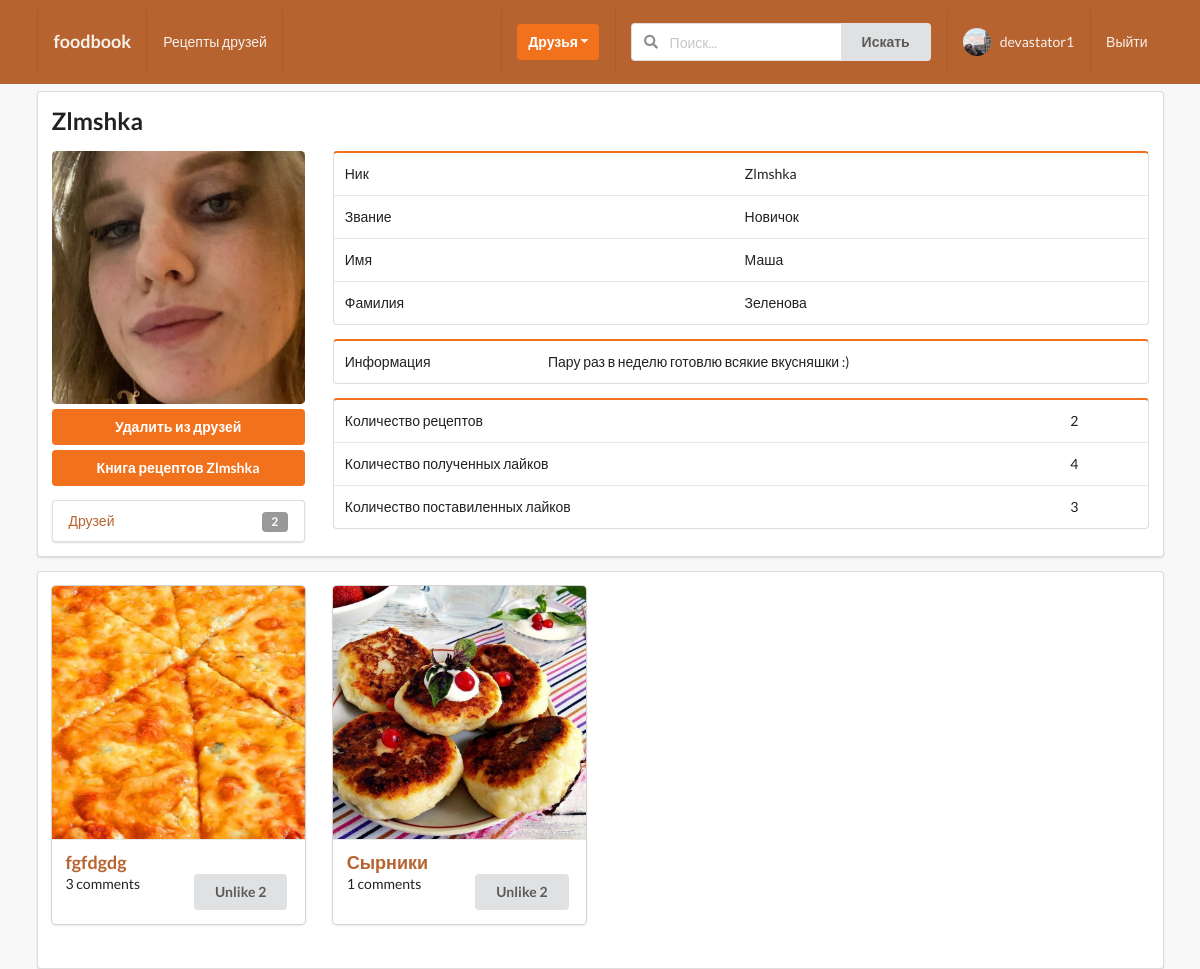
Screenshot of /profiles/fbb7b5fd/ (signed in) with the database file from the repository.
### profiles/models.py (models this page shows, shortened)
class Profile(models.Model):
    first_name = models.CharField(max_length=200, blank=True)
    second_name = models.CharField(max_length=200, blank=True)
    user = models.OneToOneField(User, on_delete=models.CASCADE)
    bio = models.TextField(default="no bio...", max_length=300)
    email = models.EmailField(max_length=200, blank=True)
    country = models.CharField(max_length=200, blank=True)
    avatar = models.ImageField(default='avatar.png', upload_to='avatars/')
    friends = models.ManyToManyField(User, blank=True, related_name='friends')
    profession = models.CharField(max_length=200, blank=True)
    slug = models.SlugField(unique=True, blank=True)
    updated = models.DateTimeField(auto_now=True)
    created = models.DateTimeField(auto_now_add=True)
    objects = ProfileManager()
    def get_absolute_url_foodbook(self):
        return reverse('posts:liked_posts_user_profile', kwargs={'slug': self.slug})
    def get_friends_no(self):
        return self.friends.all().count()
    def get_posts_no(self):
        return self.posts.all().count()
    def get_all_authors_posts(self):
        return self.posts.all()
    def get_likes_given_no(self):
        likes = self.like_set.all()
        total_liked = 0
        for item in likes:
            if item.value == 'Like':
                total_liked += 1
        return total_liked
    def get_likes_received_no(self):
        posts = self.posts.all()
        total_liked = 0
        for item in posts:
            total_liked += item.liked.all().count()
        return total_liked
    __initial_first_name = None
    __initial_second_name = None
    def __init__(self, *args, **kwargs):
        super().__init__(*args, **kwargs)
        self.__initial_first_name = self.first_name
        self.__initial_second_name = self.second_name

### posts/models.py (models this page shows, shortened)
class Post(models.Model):
    name = models.CharField(blank=True, max_length=100)
    content = models.TextField()
    image = models.ImageField(upload_to='posts', validators=[FileExtensionValidator(['png', 'jpg', 'jpeg'])],)
    liked = models.ManyToManyField(Profile, blank=True, related_name='likes')
    updated = models.DateTimeField(auto_now=True)
    created = models.DateTimeField(auto_now_add=True)
    author = models.ForeignKey(Profile, on_delete=models.CASCADE, related_name='posts')
    components = models.TextField(blank=True)
    def __str__(self):
        if len(self.name) > 10:
            return str(self.name[:10] + '...')
        else:
            return str(self.name)
    def num_likes(self):
        return self.liked.all().count()
    def num_comments(self):
        return self.comment_set.all().count()
    def get_absolute_url(self):
        return reverse('posts:detail-post', kwargs={'pk': self.pk})
    class Meta:
        ordering = ('-created',)

class Like(models.Model):
    user = models.ForeignKey(Profile, on_delete=models.CASCADE)
    post = models.ForeignKey(Post, on_delete=models.CASCADE)
    value = models.CharField(choices=LIKE_CHOICES, max_length=8)
    created = models.DateTimeField(auto_now_add=True)
    updated = models.DateTimeField(auto_now=True)

### profiles/views.py (the view)
# urls.py: path('<slug>/', ProfileDetailView.as_view(), name='profiles-detail-view'),
class ProfileDetailView(LoginRequiredMixin, DetailView):
    model = Profile
    template_name = 'profiles/detail.html'
    def get_context_data(self, *, object_list=None, **kwargs):
        context = super().get_context_data(**kwargs)
        user = User.objects.get(username__iexact=self.request.user)
        profile = Profile.objects.get(user=user)
        context['profile'] = profile
        rel_r = Relationship.objects.filter(sender=profile)
        rel_s = Relationship.objects.filter(receiver=profile)
        rel_receiver = []
        rel_sender = []
        for item in rel_r:
            rel_receiver.append(item.receiver.user)
        for item in rel_s:
            rel_sender.append(item.sender.user)
        context['rel_receiver'] = rel_receiver
        context['rel_sender'] = rel_sender
        context['posts'] = self.get_object().get_all_authors_posts()
        if len(context['posts']) == 0:
            context['is_empty'] = True
        context['len_post'] = True if len(self.get_object().get_all_authors_posts()) > 0 else False
        return context

### profiles/context_processor.py (called while the page is built)
def profile_pic(request):
    if request.user.is_authenticated:
        profile_obj = Profile.objects.get(user=request.user)
        pic = profile_obj.avatar
        return {'picture': pic}
    return {}

def invitation_received_no(request):
    if request.user.is_authenticated:
        profile_obj = Profile.objects.get(user=request.user)
        qs_count = Relationship.objects.invatations_received(profile_obj).count()
        return {'invites_num': qs_count}
    return {}

def invitation_sended_no(request):
    if request.user.is_authenticated:
        profile_obj = Profile.objects.get(user=request.user)
        qs_count = Relationship.objects.invatations_sended(profile_obj).count()
        return {'send_invites_num': qs_count}
    return {}

### profiles/models.py (called while the page is built)
    def invatations_received(self, receiver):
        qs = Relationship.objects.filter(receiver=receiver, status='send')
        return qs

    def invatations_sended(self, sender):
        qs = Relationship.objects.filter(sender=sender, status='send')
        return qs

### profiles/templates/profiles/detail.html (shortened to what this page needs)
{% extends 'base.html' %}
{% block content %}
<div class="ui segment">
    <h2>{{object.user}}</h2>
    <div class="ui grid">
        <div class="row">
            <div class="four wide column">
                <div class="but">
                    <img class="ui medium rounded image" src="{{object.avatar.url}}">
                    <div class="row mt-5">
                        {% if request.user in object.friends.all %}
                            <form action="{% url 'profile:remove-friend' %}" method="POST">
                                <button type="submit" class="ui  orange button update-button">
                                    Удалить из друзей
                                </button>
                            </form>
                        {% endif %}
                    </div>
                    <div class="row mt-5">
                        <a href="{{object.get_absolute_url_foodbook}}"><button class="ui orange button update-button">Книга рецептов {{object.user}}</button></a>
                    </div>
                    <div class="ui vertical fluid menu">
                        <a class="item" href="{% url 'profile:users-friends' object.slug %}">
                            Друзей
                            <div class="ui label">
                                {{object.get_friends_no}}
                            </div>
                        </a>
                    </div>
                </div>
            </div>
            <div class="twelve wide column">
                <table class="ui orange table">
                    <tbody>
                        <tr>
                            <td>Ник</td>
                            <td>{{object.user}}</td>
                        </tr>
                        <tr>
                            <td>Звание</td>
                            {% if object.first_name  %}
                            <td>{{object.profession}}</td>
                             {% else %}
                             <td>Не указано</td>
                             {% endif %}
                        </tr>
                         <tr>
                            <td>Имя</td>
                             {% if object.first_name  %}
                            <td>{{object.first_name}}</td>
                             {% else %}
                             <td>Не указано</td>
                             {% endif %}
                        </tr>
                        <tr>
                            <td>Фамилия</td>
                            {% if object.first_name  %}
                            <td>{{object.second_name}}</td>
                             {% else %}
                             <td>Не указано</td>
                             {% endif %}
                        </tr>
                    </tbody>
                </table>
                <table class="ui orange table">
                    <tbody>
                         <tr>
                            <td>Информация</td>
                            <td>{{object.bio}}</td>
                        </tr>
                    </tbody>
                </table>
                <table class="ui orange table">
                    <tbody>
                        <tr>
                            <td>Количество рецептов</td>
                            <div class="six wide column">
                            <td>{{object.get_posts_no}}</td>
                            </div>
                        </tr>
                        <tr>
                            <td>Количество полученных лайков</td>
                            <td>{{object.get_likes_received_no}}</td>
                        </tr>
                        <tr>
                            <td>Количество поставиленных лайков</td>
                            <td>{{object.get_likes_given_no}}</td>
                        </tr>
                    </tbody>
                </table>
            </div>
        </div>
    </div>
</div>
<div class="ui segment">
    <div class="ui grid">
        <div class="row">
            {% for post in posts %}
            <div class="four wide column mb-38">
                <div class="ui special cards">
                  <div class="card mb-5">
                    <div class="blurring dimmable image">
                        {% if post.image %}
                            <img src={{post.image.url}}>
                        {% else %}
                            <img src="{{ MEDIA_URL }}no_image.png">
                        {% endif %}
                    </div>
                    <div class="content centerial-like-name">
                        <div class="header"><a href="{{post.get_absolute_url}}">{{post}}</a></div>
                        <div class="flex-post-short">
                            <span> {{ post.num_comments }} comments</span>
                            <div class="right floated like-recept-my-profile">
                                <form action="{% url 'posts:like-post-view' %}" method="POST" class='like-form' id='{{post.id}}'>
                                        {% if profile not in post.liked.all %}
                                            <button type="submit" class="ui orange button like-btn{{post.id}}">Like {{post.num_likes}}</button>
                                        {% else %}
                                            <button type="submit" class="ui button like-btn{{post.id}}"> Unlike {{post.num_likes}}</button>
                                        {% endif %}
                                </form>
                            </div>
                        </div>
                    </div>
                  </div>
                </div>
            </div>
            {% endfor %}
        </div>
        </div>
    </div>
{% endblock content %}

### templates/main/navbar.html (shortened to what this page needs)
{% url 'main-post-view' as path_to_home %}
{% url 'posts:search-posts' as path_to_search %}
{% url 'posts:main-post-view' as path_to_posts %}
{% url 'profile:my-profile-view' as path_to_my_profile %}
<div class="ui inverted orange menu nav mb-7">
  <div class="ui container">
    <a href="{{path_to_home}}" class="{% if request.path == path_to_home %}active{% endif %} item">
        <h3>foodbook</h3>
    </a>
    {% if request.user.is_authenticated %}
    <a href="{{path_to_posts}}" class="{% if request.path == path_to_posts %}active{% endif %} item">
        Рецепты друзей
    </a>
    {% endif %}
    <div class="right menu">
        {% if request.user.is_authenticated %}
        <div class="item">
            <div class="ui floating dropdown icon button orange"> Друзья
                <i class="dropdown icon"></i>
             </div>
        </div>
             <div class="item">
              <form action="{{path_to_search}}" method="GET">
                <div class="ui action left icon input">
                <input class="prompt" type="text" name='search' placeholder="Поиск...">
                <button type='submit' class="ui button">Искать</button>
                </div>
            </form>
            </div>
            <a href="{{path_to_my_profile}}" class="{% if request.path == path_to_my_profile %}active{% endif %} item">
                <img src="{{picture.url}}" class="ui avatar image">&nbsp;
                 {{ request.user }}
            </a>
            <a href="{% url 'account_logout' %}" class="ui item">
                Выйти
            </a>
        {% else %}
        <a href="{% url 'account_login' %}" class="ui item">
                Войти
            </a>
        {% endif %}
    </div>
  </div>
</div>

### static_project/style.css (style rules this page uses)
body { background: #f8f8f8 !important; }
.nav { border-radius: 0px !important; padding: 10px 0 10px 0 !important; background-color: #B76330 !important; }
.mb-7 { margin-bottom: 7px !important; }
.mt-5 { margin-top: 5px !important; }
.mb-5 { margin-bottom: 5px !important; }
.mb-38 { margin-bottom: 38px !important; }
.update-button { width: 100% !important; }
.ui.icon.button, .ui.icon.buttons .button { text-align: center; }
.segment a { color: #b76330 !important; }
.content a { color: #b76330 !important; }
.centerial-like-name { align-items: center !important; }
.like-recept-my-profile { justify-content: right; }

### rows the page displays
Profile: user "Zlmshka", avatar (picture), get_friends_no "2", profession "Новичок", first_name "Маша", second_name "Зеленова", bio "Пару раз в неделю готовлю всякие вкусняшки :)", get_posts_no "2", get_likes_received_no "4", get_likes_given_no "3"
Post: image (picture), name "fgfdgdg", num_comments "3", num_likes "2"
Post: image (picture), name "Сырники", num_comments "1", num_likes "2"

### other values shown
{{ request.user }} "devastator1"
